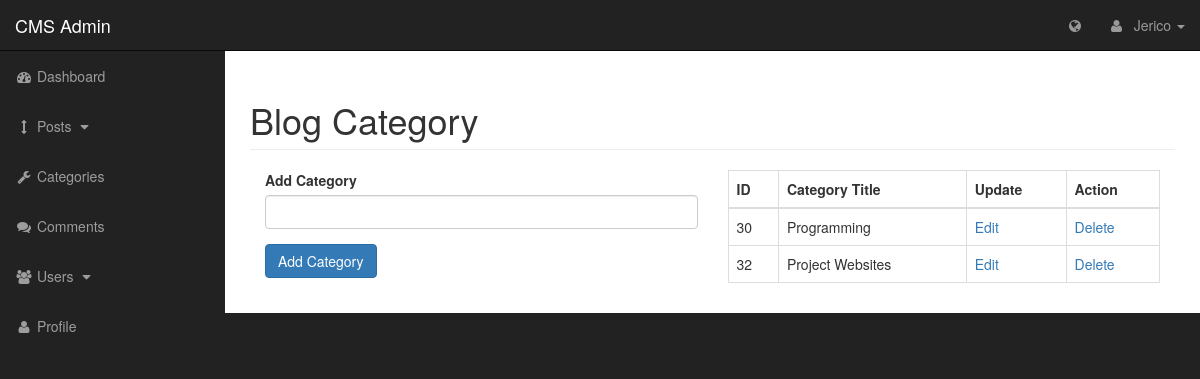
Screenshot of /admin/categories.php (signed in) with the database file from the repository.
### tables this page shows
CREATE TABLE IF NOT EXISTS `categories` (
  `cat_id` int(3) NOT NULL AUTO_INCREMENT,
  `cat_title` varchar(255) NOT NULL,
  PRIMARY KEY (`cat_id`)
);

### admin/functions.php (the view, shortened to what this page needs)
<?php
function find_all_categories(){
    global $connection;
    $query = "SELECT * FROM categories";
    $select_categories = mysqli_query($connection, $query);
    while ($row = mysqli_fetch_assoc($select_categories)){
        $cat_id= $row['cat_id'];
        $cat_title = $row['cat_title'];
        echo "<tr>";
        echo "<td>{$cat_id}</td>";
        echo "<td>{$cat_title}</td>";
        echo "<td><a href='categories.php?edit={$cat_id}'>Edit</a></td>";
        echo "<td><a href='categories.php?delete={$cat_id}'>Delete</a></td>";
        echo "</tr>";
    }
}

### admin/css/sb-admin.css (style rules this page uses)
body { margin-top: 100px; background-color: #222; }
@media (min-width:768px) { body { margin-top: 50px; } }

### rows the page displays
categories: cat_id "30", cat_title "Programming"
categories: cat_id "32", cat_title "Project Websites"

### other values shown
$_SESSION['user_firstname'] "Jerico"
